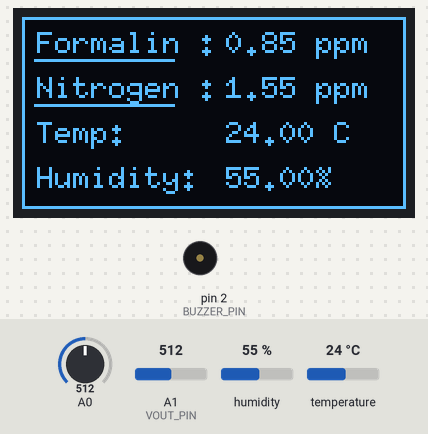
Simulated run of this sketch. Board: Arduino Uno, built with avr-gcc and run on an emulated ATmega328P. Shown: 128×64 one-colour display, buzzer (waves = sounding, pin HIGH). The inputs (shaded band) are chosen by the test bench; at power-on: humidity 55 %, A0 = 512, A1 (VOUT_PIN) = 512, temperature 24 °C.

Above: at 3.3 s.
3.4 s: humidity set to 22 %
At 6.02 s:
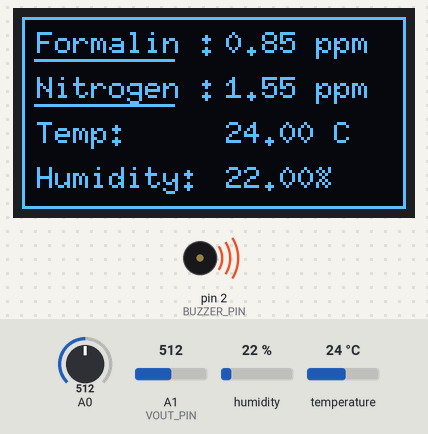
10.7 s: A0 set to 716
At 13.3 s:
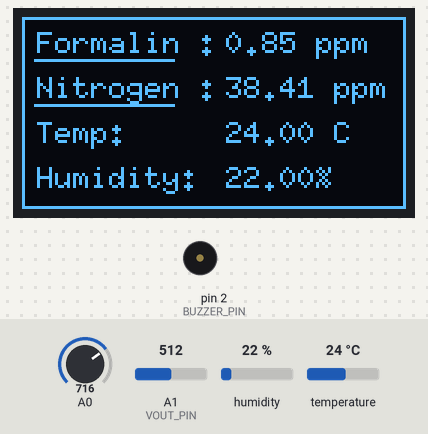
13.9 s: A1 (VOUT_PIN) set to 716
At 16.9 s:
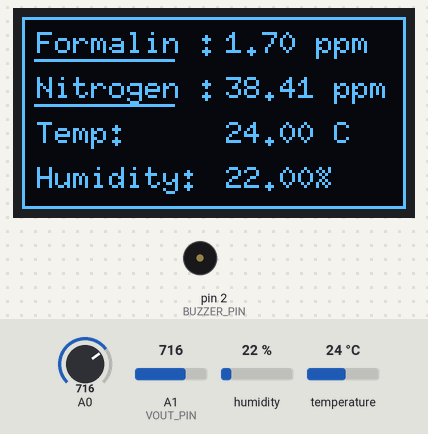
17.2 s: temperature set to 12 °C
At 19.4 s:
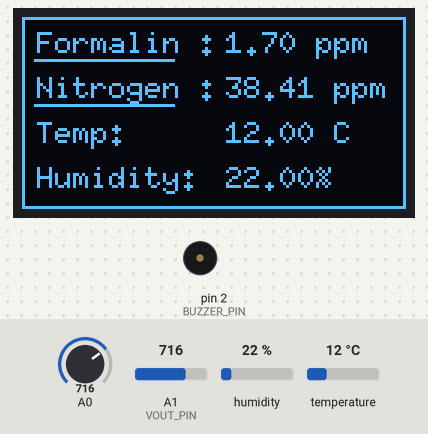
20.5 s: A0 set to 992
At 23.3 s:
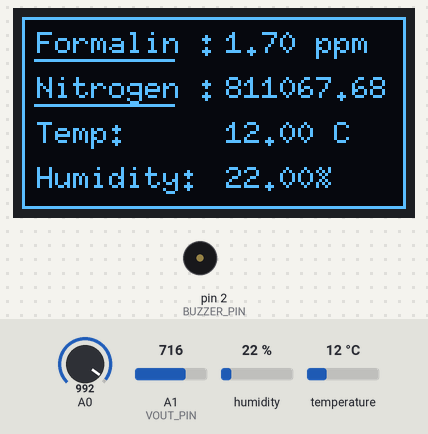
23.8 s: A1 (VOUT_PIN) set to 992
At 26.1 s:
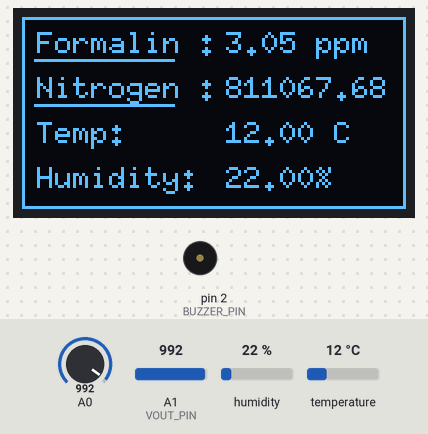
Timing chart, 0 to 28.1 s (numbered marks = the images above; inputs shaded):
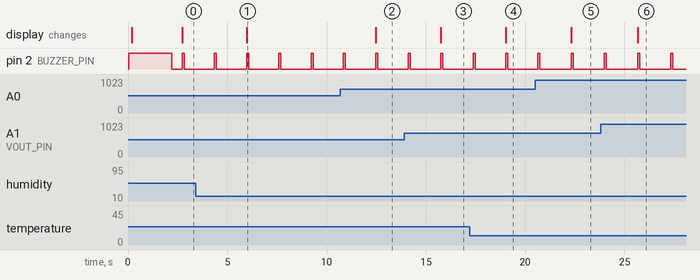

The sketch:

Arduino_Sensor_Code.ino
```cpp
#include <DHT.h>
#include "U8glib.h"
#include <Wire.h>
#include <SoftwareSerial.h>

// --- Pin Definitions ---
const int VOUT_PIN = A1; // Formaldehyde sensor
const int HEATER_PIN = 7;
#define RESET_LED_BUILTIN
#define BUZZER_PIN 2
#define DHTPIN A2
#define DHTTYPE DHT22

// --- Constants ---
const float VCC = 5.0;
const float FORMALDEHYDE_RL = 10000; // Load resistance
const int HEATER_VOLTAGE = 1800;
float V0 = 1.0; // Initial voltage in clean air
const float R0 = 20.0; // Calibrated Resistance for MQ-137
#define RL 47

// --- Variables ---
float formalinPPM = 0.0;
float nitrogenVoltage = 0.0;
float Rs;
float ratio;
float nitrogenPPM = 0.0;
float temperature = 0.0;
float humidity = 0.0;

// --- Objects ---
DHT dht(DHTPIN, DHTTYPE);
U8GLIB_SH1106_128X64 u8g(U8G_I2C_OPT_NONE);
SoftwareSerial nodemcu(3, 4); // RX, TX

void setup() {
  u8g.begin();
  Serial.begin(9600);
  nodemcu.begin(9600);
  dht.begin();
  pinMode(BUZZER_PIN, OUTPUT);
  pinMode(VOUT_PIN, INPUT);

  // Initial Display
  digitalWrite(BUZZER_PIN, HIGH);
  displayAquaScent();
  delay(2000);
  digitalWrite(BUZZER_PIN, LOW); // Turn off after beep
}

void loop() {
  // 1. Formaldehyde Calculation
  float Vs = analogRead(VOUT_PIN) * (VCC/1023.0);
  float vs_vo_ratio = Vs/V0;
  formalinPPM = calculateFormaldehydeConcentration(vs_vo_ratio);

  // 2. Nitrogen (Ammonia) Calculation
  int nitrogenSensorValue = analogRead(A0);
  nitrogenVoltage = nitrogenSensorValue * (5.0/1023.0);
  Rs = ((5.0 * RL)/nitrogenVoltage) - RL;
  ratio = Rs/R0;
  nitrogenPPM = pow(10, ((log10(ratio)-0.42)/-0.263));

  // 3. Environment
  temperature = dht.readTemperature();
  humidity = dht.readHumidity();

  // 4. Send to NodeMCU (Gateway)
  nodemcu.print("F:"); nodemcu.println(formalinPPM);
  nodemcu.print("N:"); nodemcu.println(nitrogenPPM);
  nodemcu.print("T:"); nodemcu.println(temperature);
  nodemcu.print("H:"); nodemcu.println(humidity);

  // 5. Local Display
  displayData(formalinPPM, nitrogenPPM, temperature, humidity);

  // 6. Alert Buzzer (Local)
  digitalWrite(BUZZER_PIN, HIGH);
  delay(100);
  digitalWrite(BUZZER_PIN, LOW);
  delay(1000);
}

// --- Helper Functions ---
float calculateFormaldehydeConcentration(float vs_vo_ratio) {
  if (vs_vo_ratio < 1.2) return 0.0;
  else if (vs_vo_ratio < 1.4) return (vs_vo_ratio-1.2)/(1.4-1.2)*(0.3-0.1)+0.1;
  else if (vs_vo_ratio < 1.6) return (vs_vo_ratio-1.4)/(1.6-1.4)*(0.4-0.3)+0.3;
  else if (vs_vo_ratio < 1.8) return (vs_vo_ratio-1.6)/(1.8-1.6)*(0.5-0.4)+0.4;
  else if (vs_vo_ratio < 2.0) return (vs_vo_ratio-1.8)/(2.0-1.8)*(0.6-0.5)+0.5;
  else if (vs_vo_ratio < 2.2) return (vs_vo_ratio-2.0)/(2.2-2.0)*(0.7-0.6)+0.6;
  else if (vs_vo_ratio < 2.4) return (vs_vo_ratio-2.2)/(2.4-2.2)*(0.8-0.7)+0.7;
  else if (vs_vo_ratio < 2.6) return (vs_vo_ratio-2.4)/(2.6-2.4)*(0.9-0.8)+0.8;
  else if (vs_vo_ratio < 2.8) return (vs_vo_ratio-2.6)/(2.8-2.6)*(1.0-0.9)+0.9;
  else return (vs_vo_ratio-2.8)/(3.0-2.8)*(1.2-1.0)+1.0;
}

void displayAquaScent() {
  u8g.firstPage();
  do {
    u8g.setFont(u8g_font_profont22);
    u8g.drawStr(10, 40, "AQUASCENT");
  } while (u8g.nextPage());
}

void displayData(float f, float n, float t, float h) {
  u8g.firstPage();
  do {
    u8g.drawFrame(0, 0, u8g.getWidth(), u8g.getHeight());
    u8g.setFont(u8g_font_6x10);

    u8g.drawStr(5, 12, "Formalin :"); u8g.setPrintPos(68, 12); u8g.print(f); u8g.print(" ppm");
    u8g.drawStr(5, 27, "Nitrogen :"); u8g.setPrintPos(68, 27); u8g.print(n); u8g.print(" ppm");
    u8g.drawStr(5, 42, "Temp:"); u8g.setPrintPos(68, 42); u8g.print(t); u8g.print(" C");
    u8g.drawStr(5, 57, "Humidity:"); u8g.setPrintPos(68, 57); u8g.print(h); u8g.print("%");

    u8g.drawHLine(4, 14, u8g.getStrWidth("Formalin"));
    u8g.drawHLine(4, 29, u8g.getStrWidth("Nitrogen"));
  } while (u8g.nextPage());
}
```

Measured:
- after the input at 3.4 s, the display: changes after 2.6 s (image 1)
- after the input at 10.7 s, the display: changes after 1.8 s (image 2)
- after the input at 13.9 s, the display: changes after 1.9 s (image 3)
- after the input at 17.2 s, the display: changes after 1.8 s (image 4)
- after the input at 20.5 s, the display: changes after 1.8 s (image 5)
- after the input at 23.8 s, the display: changes after 1.9 s (image 6)
- by itself, pin 2 (BUZZER_PIN): alternates HIGH for 0.10 s and LOW for 1.5 s
